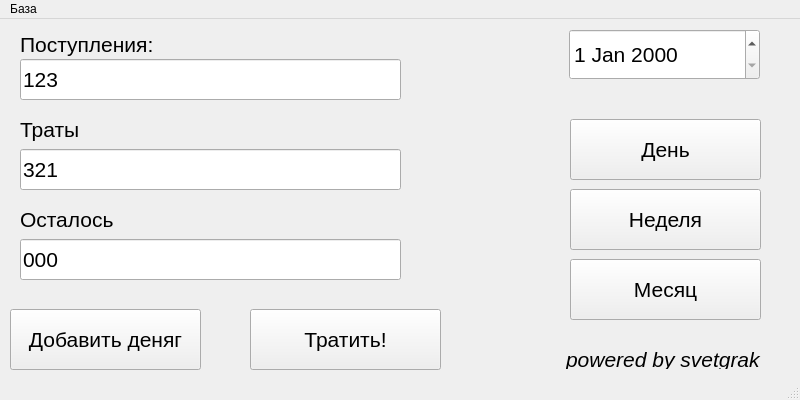
<?xml version="1.0" encoding="UTF-8"?>
<ui version="4.0">
 <class>TestWindow</class>
 <widget class="QMainWindow" name="TestWindow">
  <property name="geometry">
   <rect>
    <x>0</x>
    <y>0</y>
    <width>800</width>
    <height>400</height>
   </rect>
  </property>
  <property name="minimumSize">
   <size>
    <width>800</width>
    <height>400</height>
   </size>
  </property>
  <property name="maximumSize">
   <size>
    <width>800</width>
    <height>400</height>
   </size>
  </property>
  <property name="windowTitle">
   <string>Budget</string>
  </property>
  <widget class="QWidget" name="centralwidget">
   <widget class="QDateEdit" name="win_calendar_today">
    <property name="geometry">
     <rect>
      <x>569</x>
      <y>10</y>
      <width>191</width>
      <height>51</height>
     </rect>
    </property>
    <property name="font">
     <font>
      <pointsize>16</pointsize>
     </font>
    </property>
   </widget>
   <widget class="QLineEdit" name="win_count_add_money">
    <property name="geometry">
     <rect>
      <x>20</x>
      <y>40</y>
      <width>381</width>
      <height>41</height>
     </rect>
    </property>
    <property name="font">
     <font>
      <pointsize>16</pointsize>
     </font>
    </property>
    <property name="text">
     <string>123</string>
    </property>
   </widget>
   <widget class="QLabel" name="win_label_add_money">
    <property name="geometry">
     <rect>
      <x>20</x>
      <y>10</y>
      <width>231</width>
      <height>31</height>
     </rect>
    </property>
    <property name="font">
     <font>
      <pointsize>16</pointsize>
     </font>
    </property>
    <property name="text">
     <string>Поступления:</string>
    </property>
   </widget>
   <widget class="QLabel" name="win_label_del_money">
    <property name="geometry">
     <rect>
      <x>20</x>
      <y>80</y>
      <width>311</width>
      <height>61</height>
     </rect>
    </property>
    <property name="font">
     <font>
      <pointsize>16</pointsize>
     </font>
    </property>
    <property name="text">
     <string>Траты</string>
    </property>
   </widget>
   <widget class="QLineEdit" name="win_count_del_money">
    <property name="geometry">
     <rect>
      <x>20</x>
      <y>130</y>
      <width>381</width>
      <height>41</height>
     </rect>
    </property>
    <property name="font">
     <font>
      <pointsize>16</pointsize>
     </font>
    </property>
    <property name="text">
     <string>321</string>
    </property>
   </widget>
   <widget class="QPushButton" name="win_button_day">
    <property name="geometry">
     <rect>
      <x>570</x>
      <y>100</y>
      <width>191</width>
      <height>61</height>
     </rect>
    </property>
    <property name="font">
     <font>
      <pointsize>16</pointsize>
     </font>
    </property>
    <property name="text">
     <string>День</string>
    </property>
   </widget>
   <widget class="QPushButton" name="win_button_week">
    <property name="geometry">
     <rect>
      <x>570</x>
      <y>170</y>
      <width>191</width>
      <height>61</height>
     </rect>
    </property>
    <property name="font">
     <font>
      <pointsize>16</pointsize>
     </font>
    </property>
    <property name="text">
     <string>Неделя</string>
    </property>
   </widget>
   <widget class="QPushButton" name="win_button_month">
    <property name="geometry">
     <rect>
      <x>570</x>
      <y>240</y>
      <width>191</width>
      <height>61</height>
     </rect>
    </property>
    <property name="font">
     <font>
      <pointsize>16</pointsize>
     </font>
    </property>
    <property name="text">
     <string>Месяц</string>
    </property>
   </widget>
   <widget class="QLabel" name="win_label_my_job">
    <property name="geometry">
     <rect>
      <x>566</x>
      <y>330</y>
      <width>201</width>
      <height>20</height>
     </rect>
    </property>
    <property name="font">
     <font>
      <family>MS Sans Serif</family>
      <pointsize>16</pointsize>
      <italic>true</italic>
     </font>
    </property>
    <property name="text">
     <string>powered by svetgrak</string>
    </property>
   </widget>
   <widget class="QPushButton" name="win_button_add_money">
    <property name="geometry">
     <rect>
      <x>10</x>
      <y>290</y>
      <width>191</width>
      <height>61</height>
     </rect>
    </property>
    <property name="font">
     <font>
      <pointsize>16</pointsize>
     </font>
    </property>
    <property name="text">
     <string>Добавить деняг</string>
    </property>
   </widget>
   <widget class="QPushButton" name="win_button_del_money">
    <property name="geometry">
     <rect>
      <x>250</x>
      <y>290</y>
      <width>191</width>
      <height>61</height>
     </rect>
    </property>
    <property name="font">
     <font>
      <pointsize>16</pointsize>
     </font>
    </property>
    <property name="text">
     <string>Тратить!</string>
    </property>
   </widget>
   <widget class="QLabel" name="win_label_result_money">
    <property name="geometry">
     <rect>
      <x>20</x>
      <y>170</y>
      <width>311</width>
      <height>61</height>
     </rect>
    </property>
    <property name="font">
     <font>
      <pointsize>16</pointsize>
     </font>
    </property>
    <property name="text">
     <string>Осталось</string>
    </property>
   </widget>
   <widget class="QLineEdit" name="win_count_result_money">
    <property name="geometry">
     <rect>
      <x>20</x>
      <y>220</y>
      <width>381</width>
      <height>41</height>
     </rect>
    </property>
    <property name="font">
     <font>
      <pointsize>16</pointsize>
     </font>
    </property>
    <property name="text">
     <string>000</string>
    </property>
   </widget>
  </widget>
  <widget class="QMenuBar" name="menubar">
   <property name="geometry">
    <rect>
     <x>0</x>
     <y>0</y>
     <width>800</width>
     <height>21</height>
    </rect>
   </property>
   <widget class="QMenu" name="menu">
    <property name="title">
     <string>База</string>
    </property>
    <addaction name="win_create_database"/>
    <addaction name="win_delete_database"/>
    <addaction name="win_creat_table"/>
    <addaction name="win_add_test_data"/>
   </widget>
   <addaction name="menu"/>
  </widget>
  <widget class="QStatusBar" name="statusbar"/>
  <action name="win_create_database">
   <property name="text">
    <string>Создать базу</string>
   </property>
  </action>
  <action name="win_delete_database">
   <property name="text">
    <string>Удалить базу</string>
   </property>
  </action>
  <action name="win_creat_table">
   <property name="text">
    <string>Создать таблицу</string>
   </property>
  </action>
  <action name="win_add_test_data">
   <property name="text">
    <string>Заполнить таблицу тестовыми данными</string>
   </property>
  </action>
 </widget>
 <resources/>
 <connections/>
</ui>
